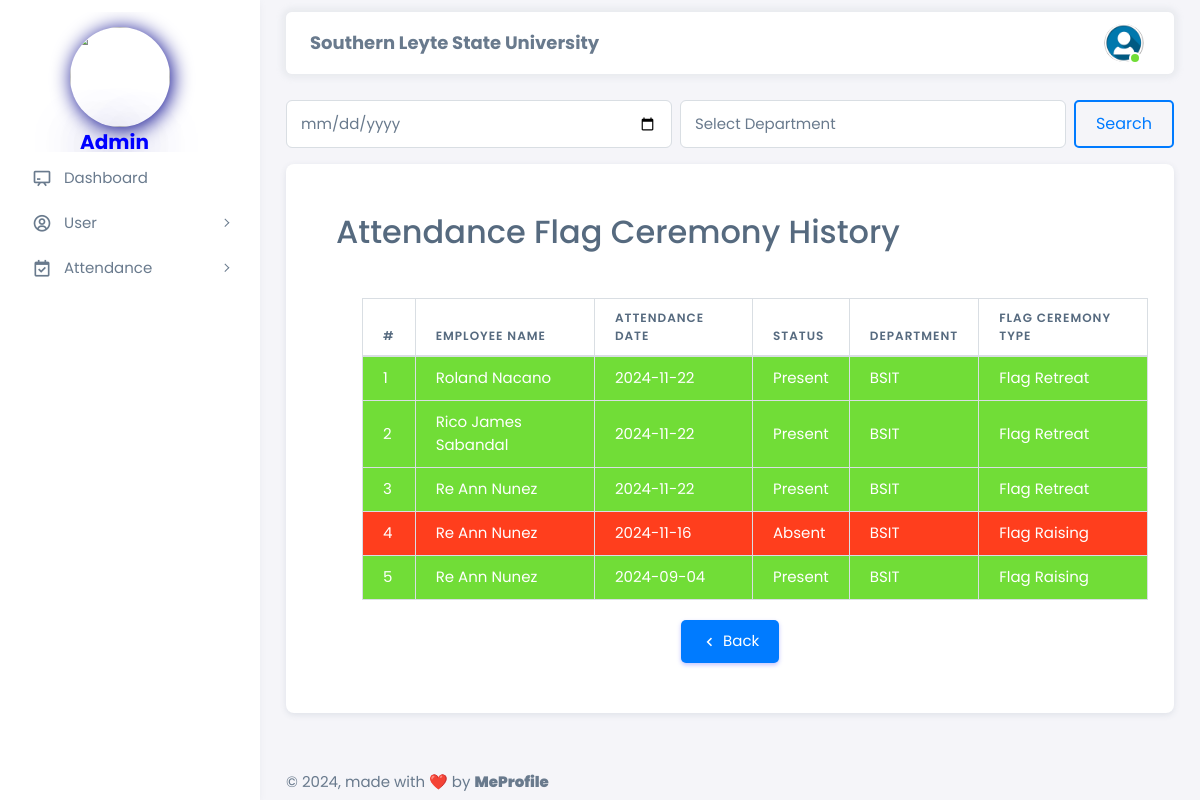
The app's page /html/admin/attendance_flag_history_department.php (signed in) with its own data.
### tables this page shows
CREATE TABLE `employee_attendance_department` (
  `attendance_id` int NOT NULL,
  `employee_id` int NOT NULL,
  `attendance_date` datetime NOT NULL,
  `attendance_status` varchar(20) NOT NULL,
  `flag_id` int DEFAULT NULL,
  `department` varchar(50) NOT NULL
);

CREATE TABLE `employee_registration` (
  `employee_id` int NOT NULL,
  `first_name` varchar(50) NOT NULL,
  `last_name` varchar(50) NOT NULL,
  `email` varchar(100) NOT NULL,
  `password` varchar(255) NOT NULL,
  `phone_number` varchar(15) DEFAULT NULL,
  `department` varchar(50) DEFAULT NULL,
  `position` varchar(50) DEFAULT NULL,
  `is_admin` tinyint(1) NOT NULL DEFAULT '0',
  `hire_date` date DEFAULT NULL,
  `address` varchar(255) DEFAULT NULL,
  `city` varchar(100) DEFAULT NULL,
  `postal_code` varchar(20) DEFAULT NULL,
  `country` varchar(50) DEFAULT NULL,
  `date_of_birth` date DEFAULT NULL,
  `gender` varchar(10) DEFAULT NULL,
  `emergency_contact_name` varchar(100) DEFAULT NULL,
  `emergency_contact_number` varchar(15) DEFAULT NULL,
  `created_at` timestamp NULL DEFAULT CURRENT_TIMESTAMP,
  `updated_at` timestamp NULL DEFAULT CURRENT_TIMESTAMP ON UPDATE CURRENT_TIMESTAMP,
  `is_assigned` tinyint(1) NOT NULL DEFAULT '0',
  `is_assigned_department` tinyint(1) NOT NULL DEFAULT '0'
);

CREATE TABLE `flag_type` (
  `flag_id` int NOT NULL,
  `flag_type` varchar(50) NOT NULL
);

### html/admin/attendance_flag_history_department.php (the view, shortened to what this page needs)
<?php
require '../config.php';
$date = '';
$whereClause = '';
$sql = "SELECT e.first_name, e.last_name, e.department, DATE(f.attendance_date) AS attendance_date, f.attendance_status, ft.flag_type
        FROM employee_registration e
        INNER JOIN employee_attendance_department f ON e.employee_id = f.employee_id
        INNER JOIN flag_type ft ON f.flag_id = ft.flag_id
        $whereClause
        ORDER BY f.attendance_date DESC";
$stmt = $conn->prepare($sql);
$stmt->execute();
$result = $stmt->get_result();
?>
<!DOCTYPE html>
<html lang="en" class="light-style layout-menu-fixed" dir="ltr" data-theme="theme-default" data-assets-path="../assets/" data-template="vertical-menu-template-free">
<head>
    <link rel="stylesheet" href="https://cdn.jsdelivr.net/npm/sweetalert2@11/dist/sweetalert2.min.css">
    <link rel="stylesheet" href="../../assets/vendor/fonts/boxicons.css" />
    <link rel="stylesheet" href="../../assets/vendor/css/core.css" class="template-customizer-core-css" />
    <link rel="stylesheet" href="../../assets/vendor/css/theme-default.css" class="template-customizer-theme-css" />
    <link rel="stylesheet" href="../../assets/css/demo.css" />
    <link rel="stylesheet" href="../../assets/vendor/libs/perfect-scrollbar/perfect-scrollbar.css" />
    <link rel="stylesheet" href="../../assets/vendor/libs/apex-charts/apex-charts.css" />
</head>
<body>
    <div class="layout-wrapper layout-content-navbar">
        <div class="layout-container">
            <?php include('../navbar/admin/sidenavbar.php'); ?>
            <div class="layout-page">
                <?php include('../navbar/admin/navbar.php'); ?>
                <div class="content-wrapper">
                    <div class="container-xxl flex-grow-1 container-p-y">
                        <form method="POST" action="<?php echo $_SERVER['PHP_SELF']; ?>" class="d-flex mb-3">
                            <input type="date" name="date" id="date" class="form-control me-2" aria-label="Search" value="<?php echo htmlspecialchars($date); ?>">
                            <select name="department" id="department" class="form-control me-2">
                                <option value="">Select Department</option>
                            </select>
                        <button type="submit" class="custom-outline-button">Search</button>
                        </form>
                        <div class="row">
                            <div class="col-lg-12 mb-4 order-0">
                                <div class="card">
                                    <div class="d-flex align-items-end row">
                                        <div class="col-lg-12">
                                            <div class="container-xxl flex-grow-1 container-p-y">
                                                <div class="row">
                                                    <div class="col-lg-12 mb-4 order-0">
                                                        <div class="card-header">
                                                            <h2 class="mb-3">Attendance Flag Ceremony History</h2>
                                                        </div>
                                                        <div class=" mt-2">
                                                            <div class="table-responsive mt-2">
                                                                <table class="table table-bordered">
                                                                    <thead>
                                                                        <tr>
                                                                            <th>#</th>
                                                                            <th>Employee Name</th>
                                                                            <th>Attendance Date</th>
                                                                            <th>Status</th>
                                                                            <th>Department</th>
                                                                            <th>Flag Ceremony Type</th>
                                                                        </tr>
                                                                    </thead>
                                                                    <tbody>
                                                                        <?php
                                                                        $index = 1;
                                                                        while ($row = $result->fetch_assoc()) {
                                                                            $rowColor = '';
                                                                            switch (strtolower($row['attendance_status'])) {
                                                                                case 'present':
                                                                                    $rowColor = 'bg-success text-white';
                                                                                    break;
                                                                                case 'absent':
                                                                                    $rowColor = 'bg-danger text-white';
                                                                                    break;
                                                                            }
                                                                        ?>
                                                                        <tr class="<?php echo $rowColor; ?>">
                                                                            <td><?php echo $index++; ?></td>
                                                                            <td><?php echo htmlspecialchars($row['first_name'] . ' ' . $row['last_name']); ?></td>
                                                                            <td><?php echo htmlspecialchars($row['attendance_date']); ?></td>
                                                                            <td><?php echo ucfirst(htmlspecialchars($row['attendance_status'])); ?></td>
                                                                            <td><?php echo htmlspecialchars($row['department']); ?></td>
                                                                            <td><?php echo ucfirst(htmlspecialchars($row['flag_type'])); ?></td>
                                                                        </tr>
                                                                        <?php
                                                                            }
                                                                        ?>
                                                                    </tbody>
                                                                </table>
                                                            </div>
                                                            <div class="centered-button">
                                                                <a href="attendance_flag.php" class="btn btn-primary">
                                                                    <i class="bx bx-chevron-left"></i> Back
                                                                </a>
                                                            </div>
                                                        </div>
                                                    </div>
                                                </div>
                                            </div>
                                        </div>
                                    </div>
                                </div>
                            </div>
                        </div>
                    </div>
                </div>
                <footer class="content-footer footer bg-footer-theme">
                    <div class="container-xxl d-flex flex-wrap justify-content-between py-2 flex-md-row flex-column">
                        <div class="mb-2 mb-md-0">
                            ©
                            , made with ❤️ by
                            <a href="https://www.facebook.com/james.jeager.3" target="_blank" class="footer-link fw-bolder">MeProfile</a>
                        </div>
                    </div>
                </footer>
            </div>
        </div>
    </div>
</body>
</html>

### html/admin/attendance_flag_history_department.php (style rules this page uses)
body, .btn, .navbar-nav .nav-link, .dropdown-item, .card-title, h4, th, td, .form-control { font-family: 'Poppins', sans-serif; }
.btn { padding: 10px 20px; border: none; border-radius: 5px; cursor: pointer; }
.btn-primary { background-color: #007bff; color: #fff; }
.centered-button { text-align: center; margin-top: 20px; }
.table-responsive { margin-top: 50px; margin-left: 50px; }
.table { margin-bottom: 0; }
.custom-outline-button { border: 2px solid #007bff; background-color: transparent; color: #007bff; padding: 10px 20px; font-size: 16px; border-radius: 5px; cursor: pointer; transition: all 0.3s ease; }

### records on screen
employee_attendance_department: employee.last_name "Roland Nacano", attendance_date "2024-11-22", attendance_status "Present", employee.department "BSIT", flag.flag_type "Flag Retreat"
employee_attendance_department: employee.last_name "Rico James Sabandal", attendance_date "2024-11-22", attendance_status "Present", employee.department "BSIT", flag.flag_type "Flag Retreat"
employee_attendance_department: employee.last_name "Re Ann Nunez", attendance_date "2024-11-22", attendance_status "Present", employee.department "BSIT", flag.flag_type "Flag Retreat"
employee_attendance_department: employee.last_name "Re Ann Nunez", attendance_date "2024-11-16", attendance_status "Absent", employee.department "BSIT", flag.flag_type "Flag Raising"
employee_attendance_department: employee.last_name "Re Ann Nunez", attendance_date "2024-09-04", attendance_status "Present", employee.department "BSIT", flag.flag_type "Flag Raising"
